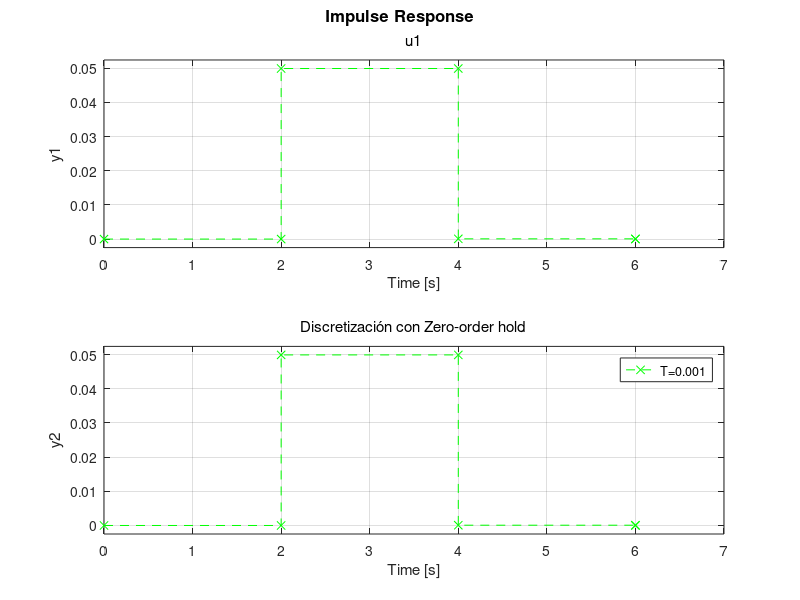
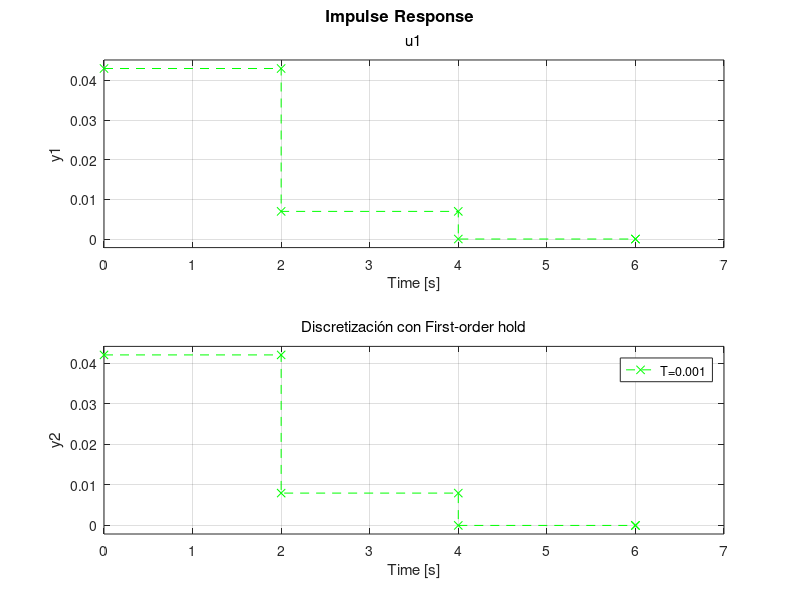

These figures' MATLAB source, in order:
% Se define el modelo de estados del sistema de la parte 2 para luego ser
% discretizado

% || Definición del modelo de estados || %
% Se definen los parámetros del sistema
a_1 = 2;
a_2 = 4;
r_i1 = 0.25;
r_i2 = 0.0625;
r_s1 = 0.1;
r_s2 = 0.1;

% Se definen los valores de la matriz A
A11 = -((r_i1 * r_s1 + r_i1 * r_i2 + r_i2 * r_s1)/(r_i1 * r_i2 * r_s1 * a_1));
A12 = (r_i1 + r_i2)/(r_i1 * r_i2 * a_1);
A21 = (r_i1 + r_i2)/(r_i1 * r_i2 * a_2);
A22 = -((r_i2 * r_s2 + r_i1 * r_i2 + r_i1 * r_s2)/(r_i1 * r_i2 * r_s2 * a_2));

% Se definen las matrices
% Tomar en cuenta que la variable de salida es la altura del liquido en los
% contenedores
matrix2_A = [A11, A12; A21, A22];
matrix2_B = [(1/a_1); (1/a_2)];
matrix2_C = [1, 0; 0, 1];
matrix2_D = [0; 0];

% Se define el modelo del sistema
M = ss(matrix2_A, matrix2_B, matrix2_C, matrix2_D);

% || Fin de la definición del modelo de estados || %

% Se discretiza el sistema anterior 
% Con un bloqueador de orden cero
Mz_1 = c2d(M , 0.001, 'zoh');
Mz_2 = c2d(M , 0.1, 'zoh');
Mz_3 = c2d(M , 2, 'zoh');

% Se grafica el sistema discretizado
figure(4)
impulse(Mz_1, 'r-*');
hold on
impulse(Mz_2, 'b:o');
impulse(Mz_3, 'g--x');
hold off
title("Discretización con Zero-order hold");
legend('T=0.001','T=0.1','T=2')

% Se discretiza el sistema anterior 
% Con un bloqueador de orden uno
Mf_1 = c2d(M , 0.001, 'foh');
Mf_2 = c2d(M , 0.1, 'foh');
Mf_3 = c2d(M , 2, 'foh');

% Se grafica el sistema discretizado
figure(5)
impulse(Mf_1, 'r-*');
hold on
impulse(Mf_2, 'b:o');
impulse(Mf_3, 'g--x');
hold off
title("Discretización con First-order hold");
legend('T=0.001','T=0.1','T=2')